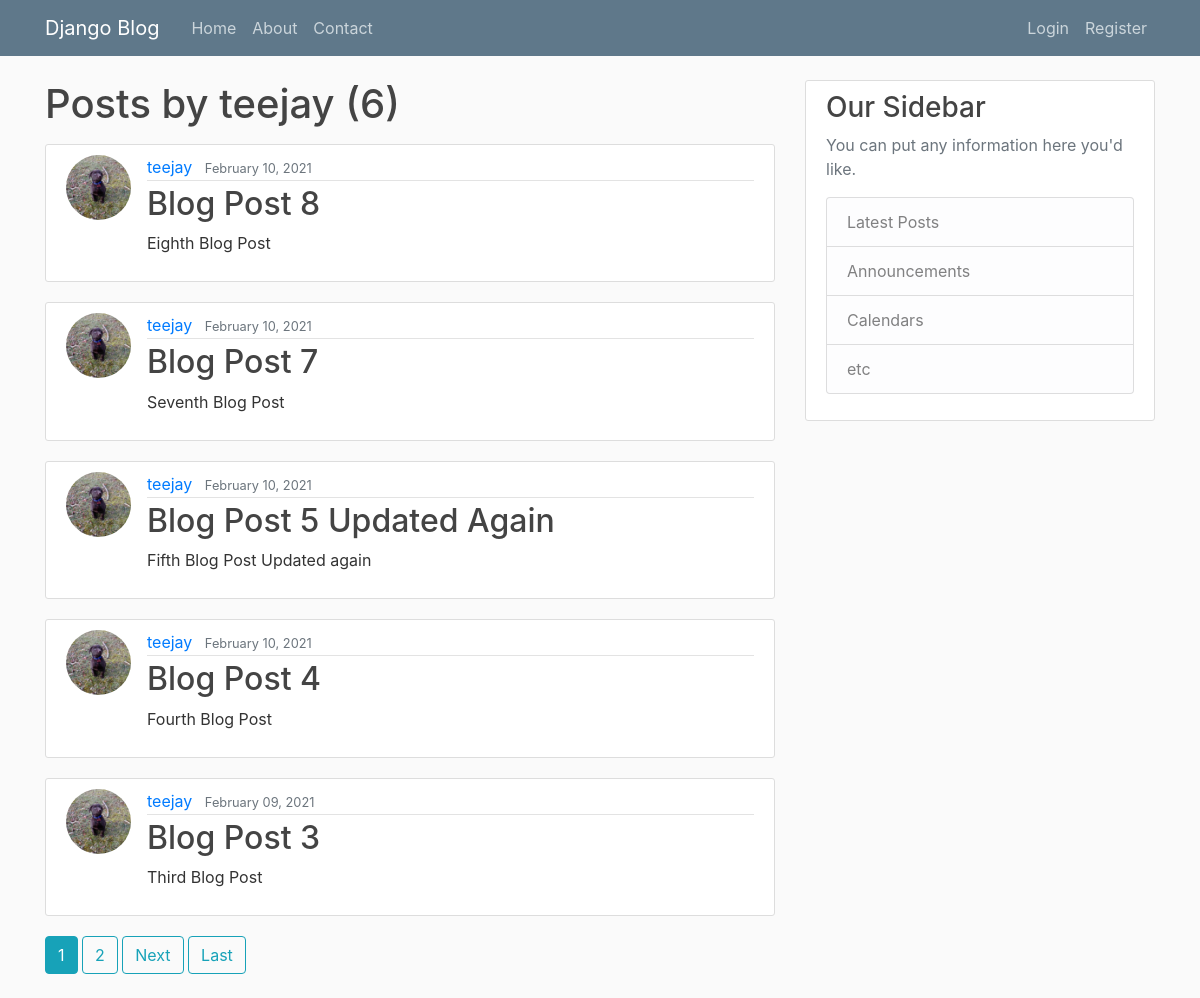
Before: /user/teejay with the older database file.
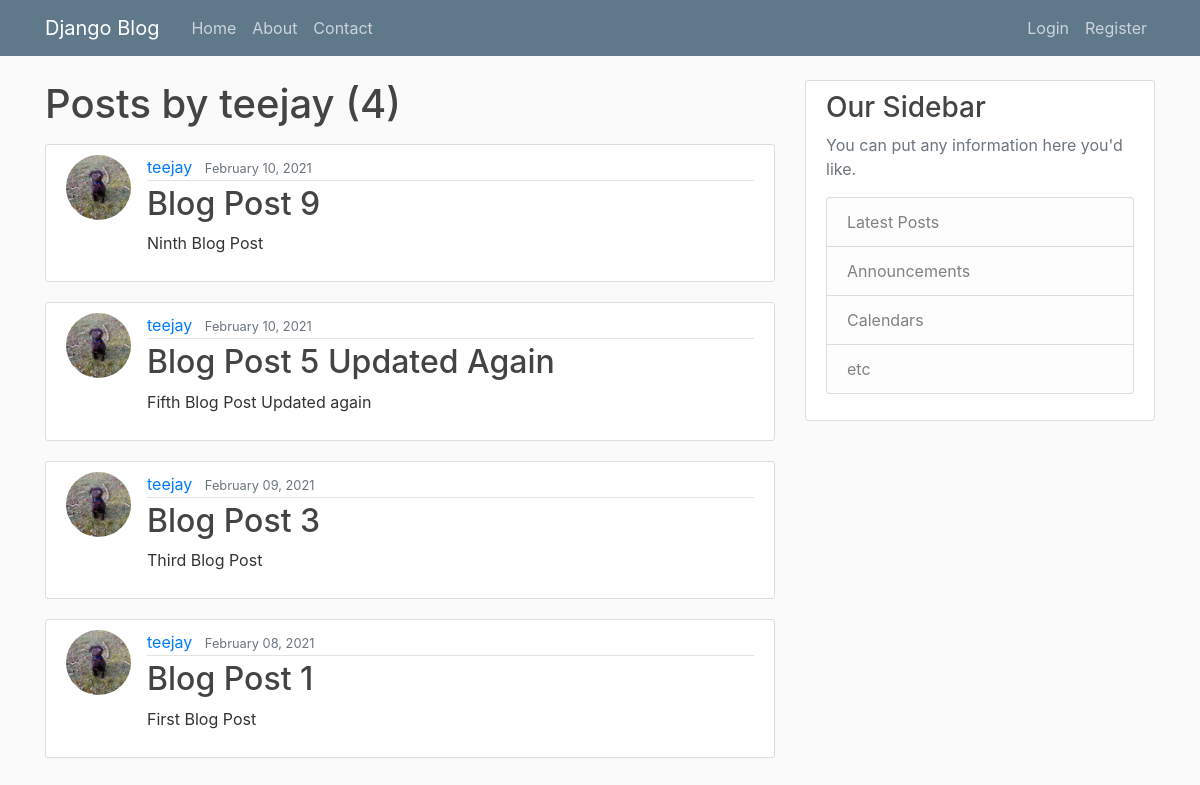
After: the same page with the newer database file.
### blog/models.py (models this page shows, shortened)
class Post(models.Model):
    title = models.CharField(max_length=200)
    content = models.TextField()
    date_posted = models.DateTimeField(default=timezone.now)
    author = models.ForeignKey(User, on_delete=models.CASCADE)

### users/models.py (models this page shows, shortened)
class Profile(models.Model):
    user        =   models.OneToOneField(User, on_delete=models.CASCADE)
    image       =   models.ImageField(default='default.jpg', upload_to='profile_pics')

### blog/views.py (the view)
# urls.py: path('user/<str:username>', UserPostListView.as_view(), name='user_posts'),
class UserPostListView(ListView):
	model  					=	Post
	template_name			=	'blog/user_posts.html'  # <app>/<model>_<viewtype>.html
	context_object_name		=	'posts'
	paginate_by				=	5
	def get_queryset(self):
		user = get_object_or_404(User, username=self.kwargs.get('username'))
		return Post.objects.filter(author=user).order_by('-date_posted')

### blog/templates/blog/user_posts.html (shortened to what this page needs)
{% extends 'base.html' %}
{% block content %}
<h1 class="mb-3">Posts by {{ view.kwargs.username }} ({{ page_obj.paginator.count }})</h1>
{% for post in posts %}
<article class="media content-section">
    <img class="rounded-circle article-img" src="{{ post.author.profile.image.url }}" alt="">
    <div class="media-body">
        <div class="article-metadata">
            <a class="mr-2" href="{% url 'user_posts' post.author.username %}">{{ post.author }}</a>
            <small class="text-muted">{{ post.date_posted|date:'F d, Y' }}</small>
        </div>
        <h2><a class="article-title" href="{% url 'post_detail' post.id %}">{{ post.title }}</a></h2>
        <p class="article-content">{{ post.content }}</p>
    </div>
</article>
{% endfor %}
{% if is_paginated %}
    {% for num in page_obj.paginator.page_range %}
        {% if page_obj.number == num %}
            <a class="btn btn-info mb-4" href="?page={{ num }}">{{ num }}</a>
        {% elif num > page_obj.number|add:'-3' and num < page_obj.number|add:'3' %}
            <a class="btn btn-outline-info mb-4" href="?page={{ num }}">{{ num }}</a>
        {% endif %}
    {% endfor %}
    {% if page_obj.has_next %}
        <a class="btn btn-outline-info mb-4" href="?page={{ page_obj.next_page_number }}">Next</a>
        <a class="btn btn-outline-info mb-4" href="?page={{ page_obj.paginator.num_pages }}">Last</a>
    {% endif %}
{% endif %}
{% endblock content %}

### theblog/templates/theblog/base.html (shortened to what this page needs)
{% load static %}
<!doctype html>
<html lang="en">
<head>
  <link rel="stylesheet" href="https://stackpath.bootstrapcdn.com/bootstrap/4.3.1/css/bootstrap.min.css"
>
  <link rel="stylesheet" href="{% static 'css/main.css' %}">
</head>
<body>
  <header class="site-header">
    <nav class="navbar navbar-expand-md navbar-dark bg-steel fixed-top">
      <div class="container">
        <a class="navbar-brand mr-4" href="{% url 'index' %}">Django Blog</a>
        <div class="collapse navbar-collapse" id="navbarToggle">
          <div class="navbar-nav mr-auto">
            <a class="nav-item nav-link" href="{% url 'index' %}">Home</a>
            <a class="nav-item nav-link" href="{% url 'about' %}">About</a>
            <a class="nav-item nav-link" href="{% url 'contact' %}">Contact</a>
          </div>
          <div class="navbar-nav">
            {% if user.is_authenticated %}
            <a class="nav-item nav-link" href="{% url 'post_create' %}">New Post</a>
            <a class="nav-item nav-link" href="{% url 'profile' %}">Profile</a>
            <a class="nav-item nav-link" href="{% url 'logout' %}">Logout</a>
            {% else %}
            <a class="nav-item nav-link" href="{% url 'login' %}">Login</a>
            <a class="nav-item nav-link" href="{% url 'register' %}">Register</a>
            {% endif %}
          </div>
        </div>
      </div>
    </nav>
  </header>
  <main role="main" class="container">
    <div class="row">
      <div class="col-md-8">
        {% block content %}{% endblock %}
      </div>
      <div class="col-md-4">
        <div class="content-section">
          <h3>Our Sidebar</h3>
          <p class='text-muted'>You can put any information here you'd like.
          <ul class="list-group">
            <li class="list-group-item list-group-item-light">Latest Posts</li>
            <li class="list-group-item list-group-item-light">Announcements</li>
            <li class="list-group-item list-group-item-light">Calendars</li>
            <li class="list-group-item list-group-item-light">etc</li>
          </ul>
          </p>
        </div>
      </div>
    </div>
  </main>
</body>
</html>

### theblog/static/css/main.css (style rules this page uses)
body { background: #fafafa; color: #333333; margin-top: 5rem; }
h1, h2, h3, h4, h5, h6 { color: #444444; }
ul { margin: 0; }
.bg-steel { background-color: #5f788a; }
.site-header .navbar-nav .nav-link { color: #cbd5db; }
.content-section { background: #ffffff; padding: 10px 20px; border: 1px solid #dddddd; border-radius: 3px; margin-bottom: 20px; }
.article-title { color: #444444; }
.article-content { white-space: pre-line; }
.article-img { height: 65px; width: 65px; margin-right: 16px; }
.article-metadata { padding-bottom: 1px; margin-bottom: 4px; border-bottom: 1px solid #e3e3e3 }

Changed rows visible on the page:
removed Post: author.profile.image (picture), author "teejay", date_posted "February 10, 2021", title "Blog Post 8", content "Eighth Blog Post"
removed Post: author.profile.image (picture), author "teejay", date_posted "February 10, 2021", title "Blog Post 7", content "Seventh Blog Post"
removed Post: author.profile.image (picture), author "teejay", date_posted "February 10, 2021", title "Blog Post 4", content "Fourth Blog Post"
added Post: author.profile.image (picture), author "teejay", date_posted "February 10, 2021", title "Blog Post 9", content "Ninth Blog Post"
now on this page (row unchanged): Post: author.profile.image (picture), author "teejay", date_posted "February 08, 2021", title "Blog Post 1", content "First Blog Post"
Other visible differences:
{{ page_obj.paginator.count }}: "6" → "4"
list line gone: "1"
list line gone: "2"
text no longer shown: "Next Last"
